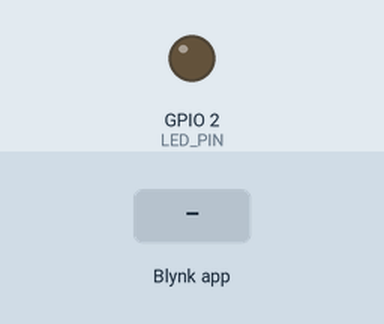
This sketch was run on a simulated ESP32. Parts: output pins drawn as LEDs (lit = HIGH). Dashed ring = blinking. Inputs (shaded band) come from the test bench. WiFi joins after 1.5 s; servers stay silent unless stated.

Above: at 3.0 s.
3.1 s: Blynk app writes 1 to V0
At 3.5 s:
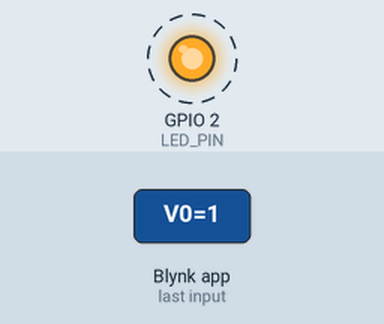
6.1 s: Blynk app writes 0 to V0
At 6.6 s:
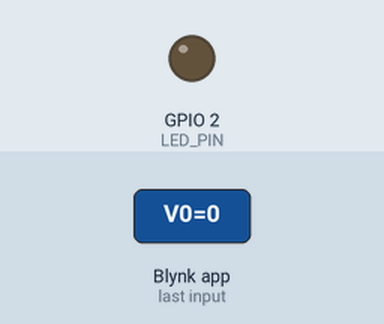
7.6 s: Blynk app writes 200 to V0
At 8.0 s:
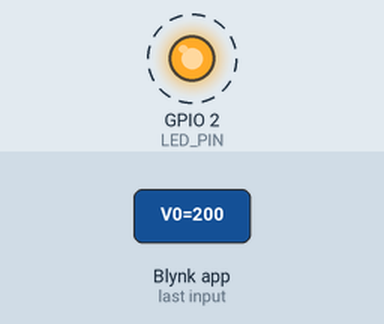
Timing chart, 0 to 16.6 s (numbered marks = the images above; inputs shaded):
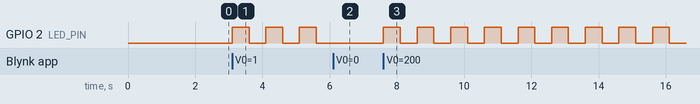

Measured:
- after the input at 3.1 s, GPIO 2 (LED_PIN): alternates HIGH for 0.50 s and LOW for 0.50 s, starting at once
- after the input at 6.1 s, GPIO 2 (LED_PIN): stays LOW (without the input it goes to HIGH after 0.00 s)
- after the input at 7.6 s, GPIO 2 (LED_PIN): alternates HIGH for 0.50 s and LOW for 0.50 s, starting at once

The sketch:

Blynk.ino
```cpp
#define BLYNK_TEMPLATE_ID "TMPL3Tw4i93NY"
#define BLYNK_TEMPLATE_NAME "LED"
#define BLYNK_AUTH_TOKEN "lit9L_c9cyG5Yhl7aemyRpmr1LQriNed"

#include <WiFi.h>
#include <BlynkSimpleEsp32.h>

char ssid[] = "YOUR_WIFI_NAME";
char pass[] = "YOUR_WIFI_PASSWORD";

#define LED_PIN 2

bool blinkEnable = false;
unsigned long previousMillis = 0;

const long interval = 500;
bool ledState = LOW;

// Blynk Switch is connected to Virtual Pin V0
BLYNK_WRITE(V0)
{
  blinkEnable = param.asInt();

  if (!blinkEnable)
  {
    digitalWrite(LED_PIN, LOW);
    ledState = LOW;
  }
}

void setup()
{
  Serial.begin(115200);

  pinMode(LED_PIN, OUTPUT);
  digitalWrite(LED_PIN, LOW);

  Blynk.begin(BLYNK_AUTH_TOKEN, ssid, pass);
}

void loop()
{
  Blynk.run();

  if (blinkEnable)
  {
    unsigned long currentMillis = millis();

    if (currentMillis - previousMillis >= interval)
    {
      previousMillis = currentMillis;

      ledState = !ledState;
      digitalWrite(LED_PIN, ledState);
    }
  }
}
```
